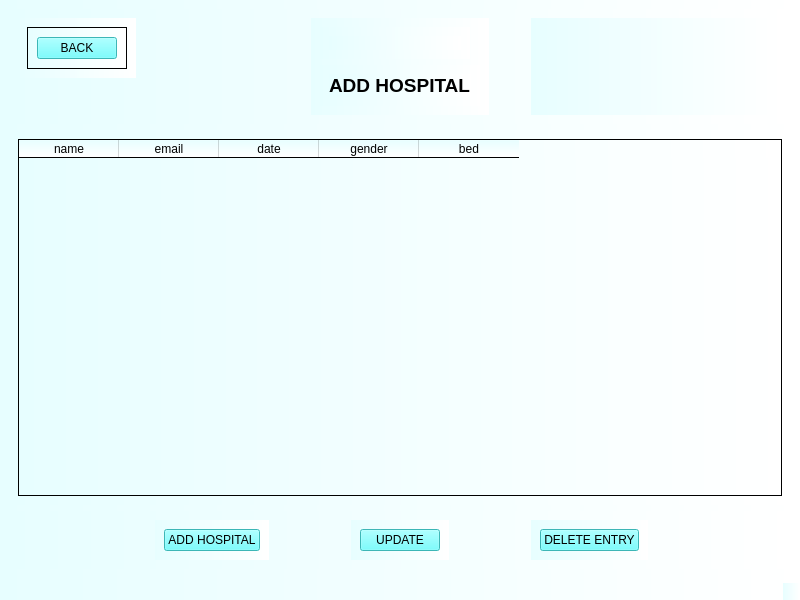
<?xml version="1.0" encoding="UTF-8"?>
<ui version="4.0">
 <class>MainWindow</class>
 <widget class="QMainWindow" name="MainWindow">
  <property name="geometry">
   <rect>
    <x>0</x>
    <y>0</y>
    <width>800</width>
    <height>600</height>
   </rect>
  </property>
  <property name="windowTitle">
   <string>MainWindow</string>
  </property>
  <property name="styleSheet">
   <string notr="true">background-color: qlineargradient(spread:pad, x1:0, y1:0, x2:1, y2:0, stop:0 rgba(231, 254, 255, 255), stop:1 rgba(255, 255, 255, 255));</string>
  </property>
  <widget class="QWidget" name="centralwidget">
   <layout class="QVBoxLayout" name="verticalLayout">
    <item>
     <widget class="QWidget" name="widget" native="true">
      <layout class="QHBoxLayout" name="horizontalLayout">
       <item alignment="Qt::AlignLeft|Qt::AlignTop">
        <widget class="QWidget" name="widget_4" native="true">
         <layout class="QVBoxLayout" name="verticalLayout_2">
          <item alignment="Qt::AlignTop">
           <widget class="QFrame" name="frame">
            <property name="frameShape">
             <enum>QFrame::StyledPanel</enum>
            </property>
            <property name="frameShadow">
             <enum>QFrame::Raised</enum>
            </property>
            <layout class="QVBoxLayout" name="verticalLayout_3">
             <item>
              <widget class="QPushButton" name="pushButton">
               <property name="styleSheet">
                <string notr="true">background-color: rgb(85, 255, 255);</string>
               </property>
               <property name="text">
                <string>BACK</string>
               </property>
              </widget>
             </item>
            </layout>
           </widget>
          </item>
         </layout>
        </widget>
       </item>
       <item alignment="Qt::AlignHCenter">
        <widget class="QWidget" name="widget_5" native="true">
         <layout class="QVBoxLayout" name="verticalLayout_4">
          <item alignment="Qt::AlignTop">
           <widget class="QWidget" name="widget_7" native="true">
            <property name="maximumSize">
             <size>
              <width>150</width>
              <height>120</height>
             </size>
            </property>
            <layout class="QHBoxLayout" name="horizontalLayout_2">
             <item>
              <widget class="QLabel" name="label">
               <property name="styleSheet">
                <string notr="true">background-image: url(:/image/WhatsApp Image 2022-03-22 at 5.44.11 PM.jpeg);</string>
               </property>
               <property name="text">
                <string/>
               </property>
               <property name="pixmap">
                <pixmap resource="images.qrc">:/image/WhatsApp Image 2022-03-22 at 5.44.11 PM.jpeg</pixmap>
               </property>
               <property name="scaledContents">
                <bool>true</bool>
               </property>
              </widget>
             </item>
            </layout>
           </widget>
          </item>
          <item alignment="Qt::AlignHCenter">
           <widget class="QWidget" name="widget_8" native="true">
            <layout class="QVBoxLayout" name="verticalLayout_5">
             <item>
              <widget class="QLabel" name="label_2">
               <property name="font">
                <font>
                 <pointsize>14</pointsize>
                 <weight>75</weight>
                 <bold>true</bold>
                </font>
               </property>
               <property name="text">
                <string>ADD HOSPITAL</string>
               </property>
              </widget>
             </item>
            </layout>
           </widget>
          </item>
         </layout>
        </widget>
       </item>
       <item>
        <widget class="QWidget" name="widget_6" native="true"/>
       </item>
      </layout>
     </widget>
    </item>
    <item>
     <widget class="QWidget" name="widget_2" native="true">
      <layout class="QVBoxLayout" name="verticalLayout_6">
       <item>
        <widget class="QTableWidget" name="tableWidget">
         <column>
          <property name="text">
           <string>name</string>
          </property>
         </column>
         <column>
          <property name="text">
           <string>email</string>
          </property>
         </column>
         <column>
          <property name="text">
           <string>date</string>
          </property>
         </column>
         <column>
          <property name="text">
           <string>gender</string>
          </property>
         </column>
         <column>
          <property name="text">
           <string>bed</string>
          </property>
         </column>
        </widget>
       </item>
      </layout>
     </widget>
    </item>
    <item>
     <widget class="QWidget" name="widget_3" native="true">
      <layout class="QHBoxLayout" name="horizontalLayout_3">
       <item alignment="Qt::AlignRight">
        <widget class="QWidget" name="widget_10" native="true">
         <layout class="QVBoxLayout" name="verticalLayout_8">
          <item>
           <widget class="QPushButton" name="pushButton_2">
            <property name="styleSheet">
             <string notr="true">background-color: rgb(85, 255, 255);</string>
            </property>
            <property name="text">
             <string>ADD HOSPITAL</string>
            </property>
           </widget>
          </item>
         </layout>
        </widget>
       </item>
       <item alignment="Qt::AlignHCenter">
        <widget class="QWidget" name="widget_9" native="true">
         <layout class="QVBoxLayout" name="verticalLayout_7">
          <item>
           <widget class="QPushButton" name="pushButton_3">
            <property name="styleSheet">
             <string notr="true">background-color: rgb(85, 255, 255);</string>
            </property>
            <property name="text">
             <string>UPDATE</string>
            </property>
           </widget>
          </item>
         </layout>
        </widget>
       </item>
       <item alignment="Qt::AlignLeft">
        <widget class="QWidget" name="widget_11" native="true">
         <layout class="QHBoxLayout" name="horizontalLayout_4">
          <item>
           <widget class="QPushButton" name="pushButton_4">
            <property name="styleSheet">
             <string notr="true">background-color: rgb(85, 255, 255);</string>
            </property>
            <property name="text">
             <string>DELETE ENTRY</string>
            </property>
           </widget>
          </item>
         </layout>
        </widget>
       </item>
      </layout>
     </widget>
    </item>
   </layout>
  </widget>
  <widget class="QMenuBar" name="menubar">
   <property name="geometry">
    <rect>
     <x>0</x>
     <y>0</y>
     <width>800</width>
     <height>22</height>
    </rect>
   </property>
  </widget>
  <widget class="QStatusBar" name="statusbar"/>
 </widget>
 <resources>
  <include location="../123/images.qrc"/>
  <include location="images.qrc"/>
 </resources>
 <connections/>
</ui>
